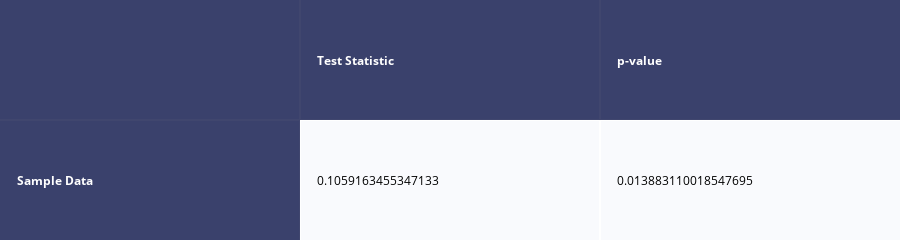

Source (notebook cell):
### Code cell
ks_2sample("value", "bad")

### Figure 1 — Plotly figure (JSON) as saved in the notebook; plotly's stock layout.template omitted (floating-point values rounded to 4 significant figures)
{"data": [{"colorscale": [[0, "#00083e"], [0.5, "#ededee"], [1, "#ffffff"]], "hoverinfo": "none", "opacity": 0.75, "showscale": false, "type": "heatmap", "z": [[0, 0, 0], [0, 0.5, 0.5]]}], "layout": {"annotations": [{"align": "left", "font": {"color": "#ffffff"}, "showarrow": false, "text": "<b></b>", "x": -0.45, "xanchor": "left", "xref": "x", "y": 0, "yref": "y"}, {"align": "left", "font": {"color": "#ffffff"}, "showarrow": false, "text": "<b>Test Statistic</b>", "x": 0.55, "xanchor": "left", "xref": "x", "y": 0, "yref": "y"}, {"align": "left", "font": {"color": "#ffffff"}, "showarrow": false, "text": "<b>p-value</b>", "x": 1.55, "xanchor": "left", "xref": "x", "y": 0, "yref": "y"}, {"align": "left", "font": {"color": "#ffffff"}, "showarrow": false, "text": "<b>Sample Data</b>", "x": -0.45, "xanchor": "left", "xref": "x", "y": 1, "yref": "y"}, {"align": "left", "font": {"color": "#000000"}, "showarrow": false, "text": "0.1059163455347133", "x": 0.55, "xanchor": "left", "xref": "x", "y": 1, "yref": "y"}, {"align": "left", "font": {"color": "#000000"}, "showarrow": false, "text": "0.013883110018547695", "x": 1.55, "xanchor": "left", "xref": "x", "y": 1, "yref": "y"}], "height": 110, "margin": {"b": 0, "l": 0, "r": 0, "t": 0}, "xaxis": {"dtick": 1, "gridwidth": 2, "showticklabels": false, "tick0": -0.5, "ticks": "", "zeroline": false}, "yaxis": {"autorange": "reversed", "dtick": 1, "gridwidth": 2, "showticklabels": false, "tick0": 0.5, "ticks": "", "zeroline": false}}}
